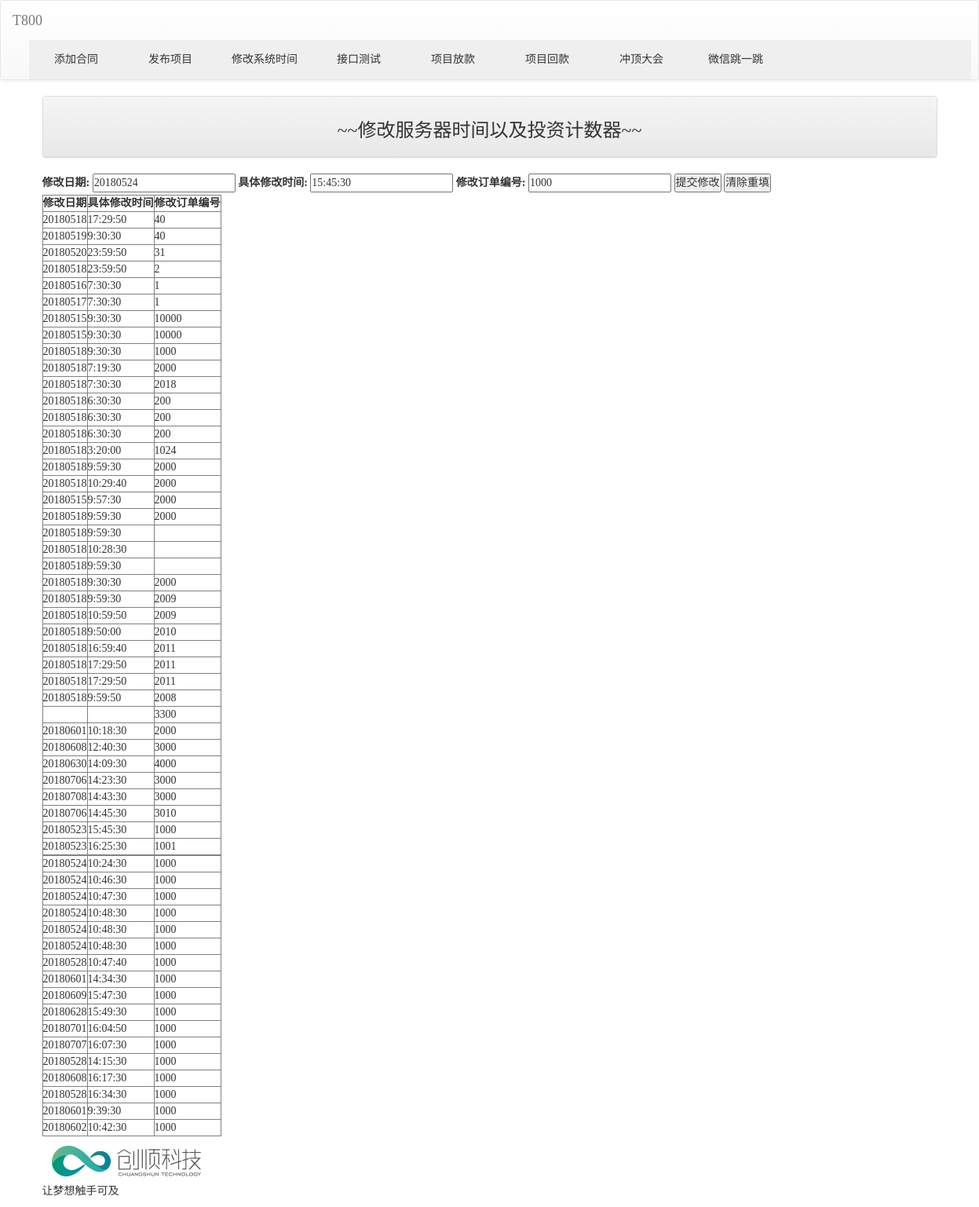
The page /testChangeTime/ on the database as committed earlier.
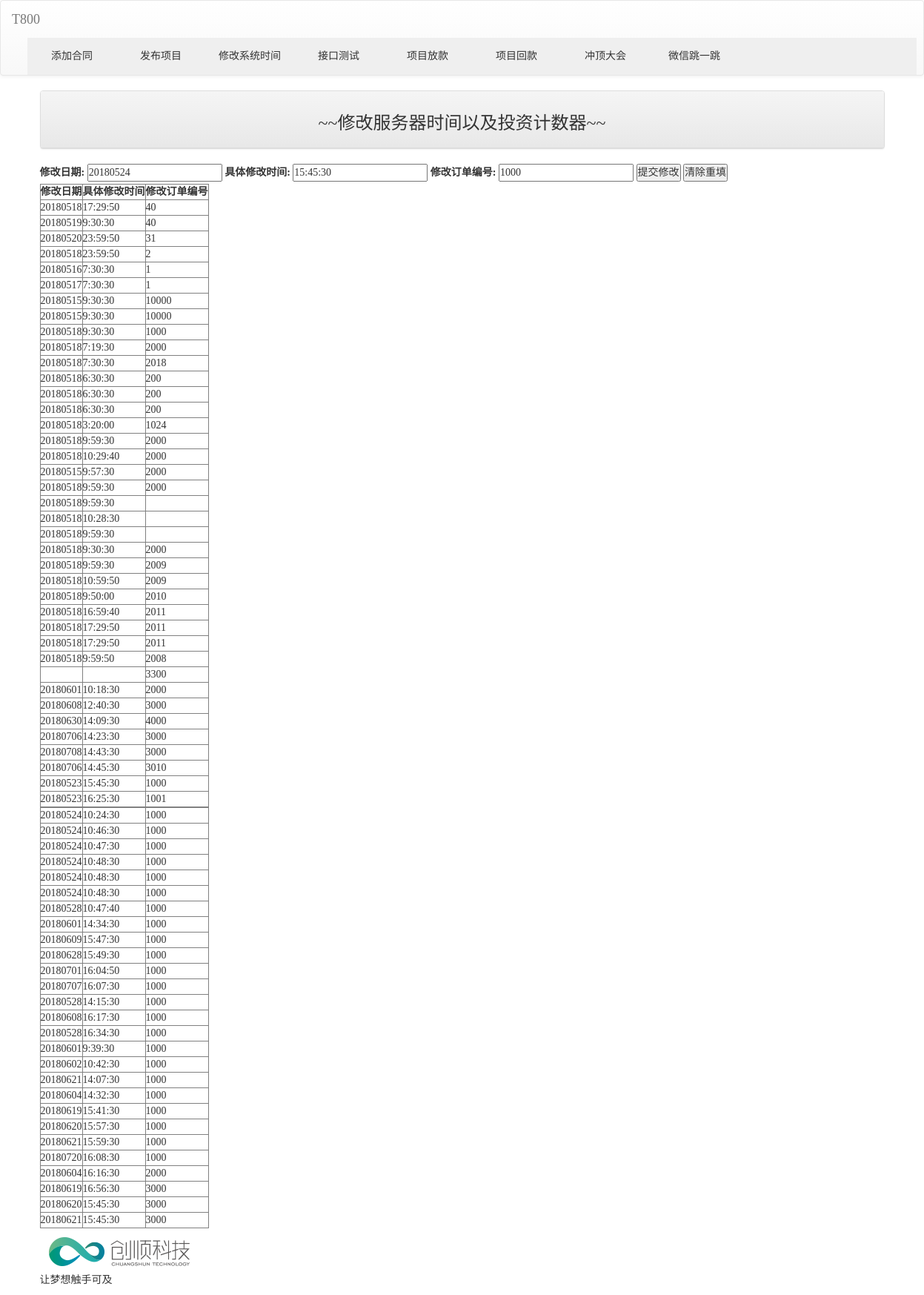
The same page on the database as committed later.
### weibo/models.py (models this page shows)
class ChangeTime(models.Model):
    day_change  = models.CharField(max_length=10)
    hour_change = models.CharField(max_length=10)
    num         = models.CharField(max_length=10)

### weibo/views.py (the view, shortened to what this page needs)
# urls.py: url(r'^testChangeTime/$',views.changeTime),
def changeTime(request):
    template = get_template('changeTime.html')
    changeTimes = models.ChangeTime.objects.all()
    try:
        day_change = request.GET['day_change']
        hour_change = request.GET['hour_change']
        num = request.GET['num']
    except:
        day_change = None
        tips = "每个字段都要填写"
    html = template.render(locals())
    return HttpResponse(html)

### templates/changeTime.html (shortened to what this page needs)
<!DOCTYPE html>
{% extends "base.html" %}
{% block content %}
<div class='container'>
<div class='row'>
    <div class='col-md-12'>
        <div class='panel panel-default'>
            <div class='panel-heading' align=center>
            <h3>~~修改服务器时间以及投资计数器~~</h3>
    </div>
</div>
<form name="my form"action="/testChangeTime" method="get">
    <label for="day_change">修改日期:</label>
    <input id="day_change" type="text" name="day_change" value="20180524">
    <label for="hour_change">具体修改时间:</label>
    <input id="hour_change" type="text" name="hour_change" value="15:45:30">
    <label for="num" >修改订单编号:</label>
    <input id="num" type="text" name="num" value="1000">
    <input type="submit" value="提交修改">
    <input type="reset" value="清除重填">
</form>
        <table border="1">
            <th>修改日期</th>
            <th>具体修改时间</th>
            <th>修改订单编号</th>
            {% for c in changeTimes %}
            <tr>
                <td>{{ c.day_change }}</td>
                <td>{{ c.hour_change }}</td>
                <td>{{ c.num }}</td>
            </tr>
        {% endfor %}
            </table>
{% endblock %}

### templates/base.html (shortened to what this page needs)
<!DOCTYPE html>
<html>
<head>
<link rel="stylesheet" href="https://maxcdn.bootstrapcdn.com/bootstrap/3.3.6/css/bootstrap.min.css">
<link rel="stylesheet" href="https://maxcdn.bootstrapcdn.com/bootstrap/3.3.6/css/bootstrap-theme.min.css">
</head>
<body>
{% include "header.html" %}
{% block content %}{% endblock %}
{% include "footer.html" %}
</body>
</html>

### templates/header.html (shortened to what this page needs)
<!DOCTYPE html>
    <nav class='navbar navbar-default'>
        <div class='container-fluid'>
            <div class='navbar-header'>
                <div class='navbar-brand' align=center>
                    T800
                </div>
            </div>
            <ul class='nav navbar-nav'>
                <ul class="nav">
                    <li><a href="/addContractTest">添加合同</a>
                    </li>
                    <li><a href="/releaseProgramTest">发布项目</a>
                    </li>
                    <li><a href="/testChangeTime">修改系统时间</a>
                    </li>
                    <li><a href="/interfaceTest">接口测试</a>
                    </li>
                    <li><a href="/">项目放款</a>
                    </li>
                    <li><a href="/">项目回款</a>
                    </li>
                    <li><a href="/">冲顶大会</a>
                    </li>
                    <li><a href="/">微信跳一跳</a>
                    </li>
                    <li><a href="/"></a>
                    </li>
                    <li><a href="/"></a>
                    </li>
                </ul>
            </ul>
        </div>
    </nav>

### templates/footer.html
<!DOCTYPE html>
{% load staticfiles %}
<div >
    <img src='{% static "images/logo.png"%}'>
    {% if now %}
    <p style="font-family:微软雅黑:">现在时刻: {{ now }}</p>
    {% else %}
    <p style="font-family:微软雅黑;">让梦想触手可及</p>
    {% endif %}
</div>

### templates/base.html (style rules this page uses)
h1, h2, h3, h4, h5, p, div { font-family: 微软雅黑; }

### templates/header.html (style rules this page uses)
.nav li { float: left; position:relative; height:50px; width:120px }
.nav li a { display: block; height: 50px; text-align: center; line-height: 30px; width:120px; background: #efefef; margin-left: 1px; }

Rows that differ between the two databases and show on the page:
added ChangeTime: day_change "20180621", hour_change "14:07:30", num "1000"
added ChangeTime: day_change "20180604", hour_change "14:32:30", num "1000"
added ChangeTime: day_change "20180619", hour_change "15:41:30", num "1000"
added ChangeTime: day_change "20180620", hour_change "15:57:30", num "1000"
added ChangeTime: day_change "20180621", hour_change "15:59:30", num "1000"
added ChangeTime: day_change "20180720", hour_change "16:08:30", num "1000"
added ChangeTime: day_change "20180604", hour_change "16:16:30", num "2000"
added ChangeTime: day_change "20180619", hour_change "16:56:30", num "3000"
added ChangeTime: day_change "20180620", hour_change "15:45:30", num "3000"
added ChangeTime: day_change "20180621", hour_change "15:45:30", num "3000"
